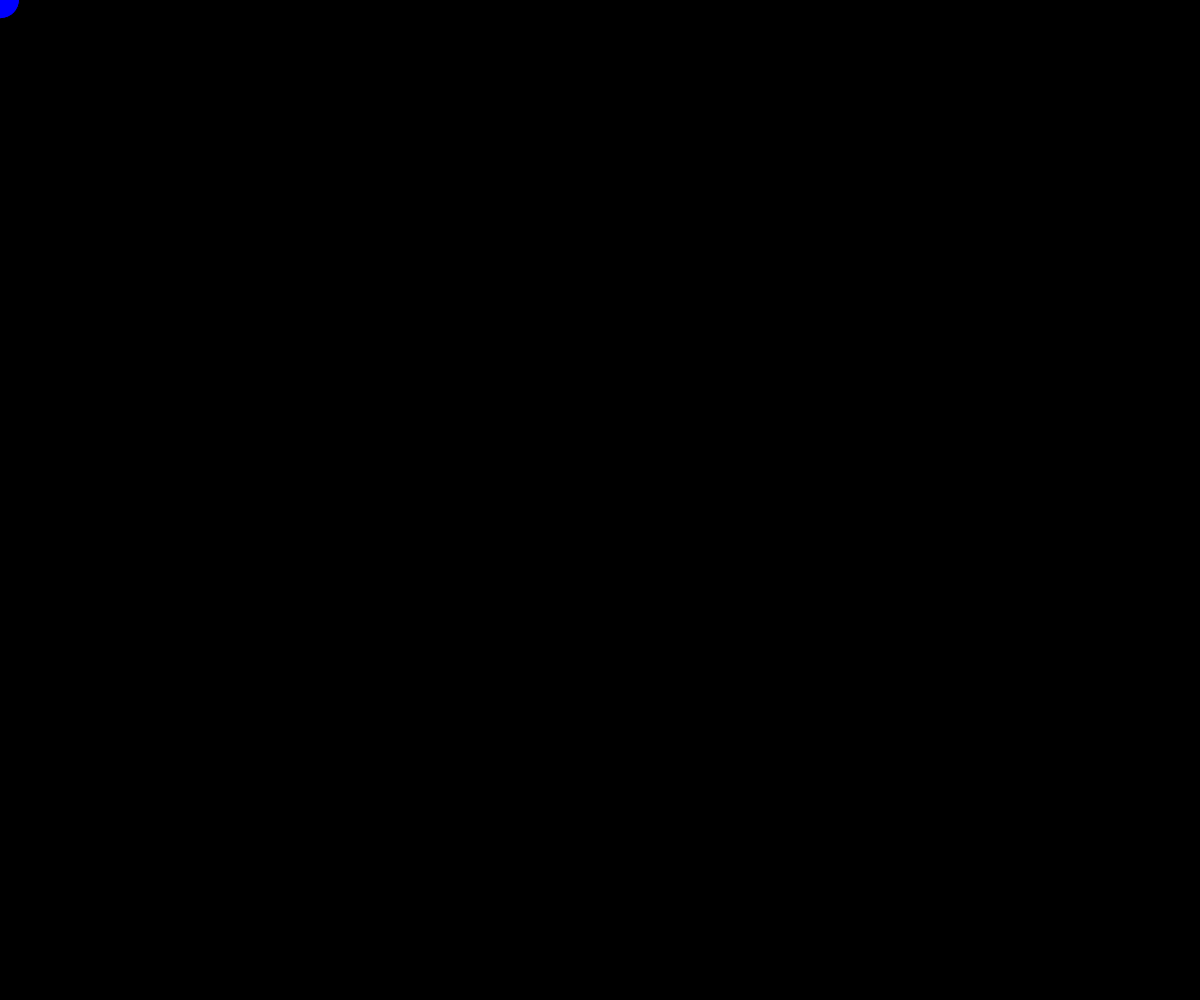
Frame 1 (no input)
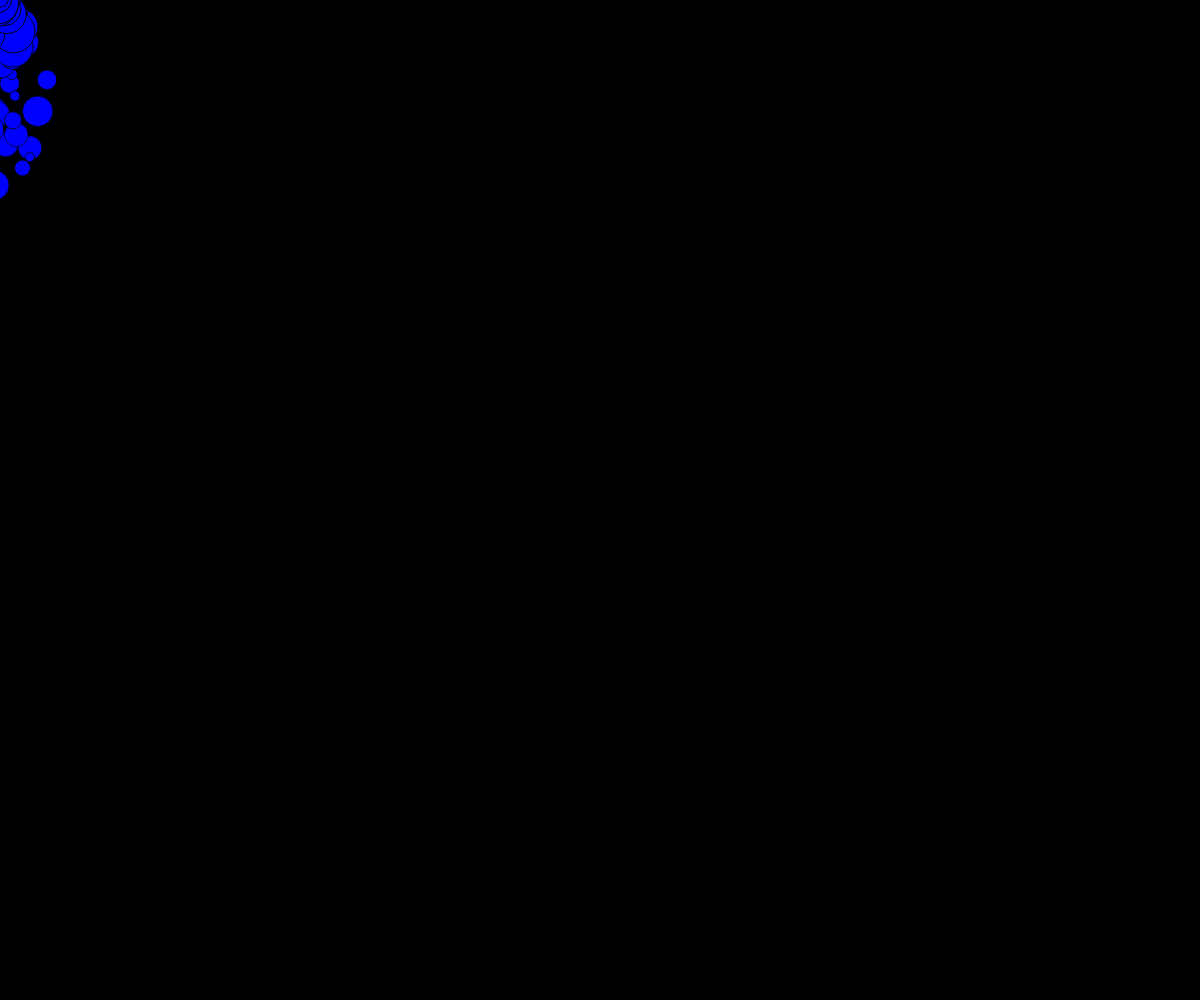
Frame 60 (no input)
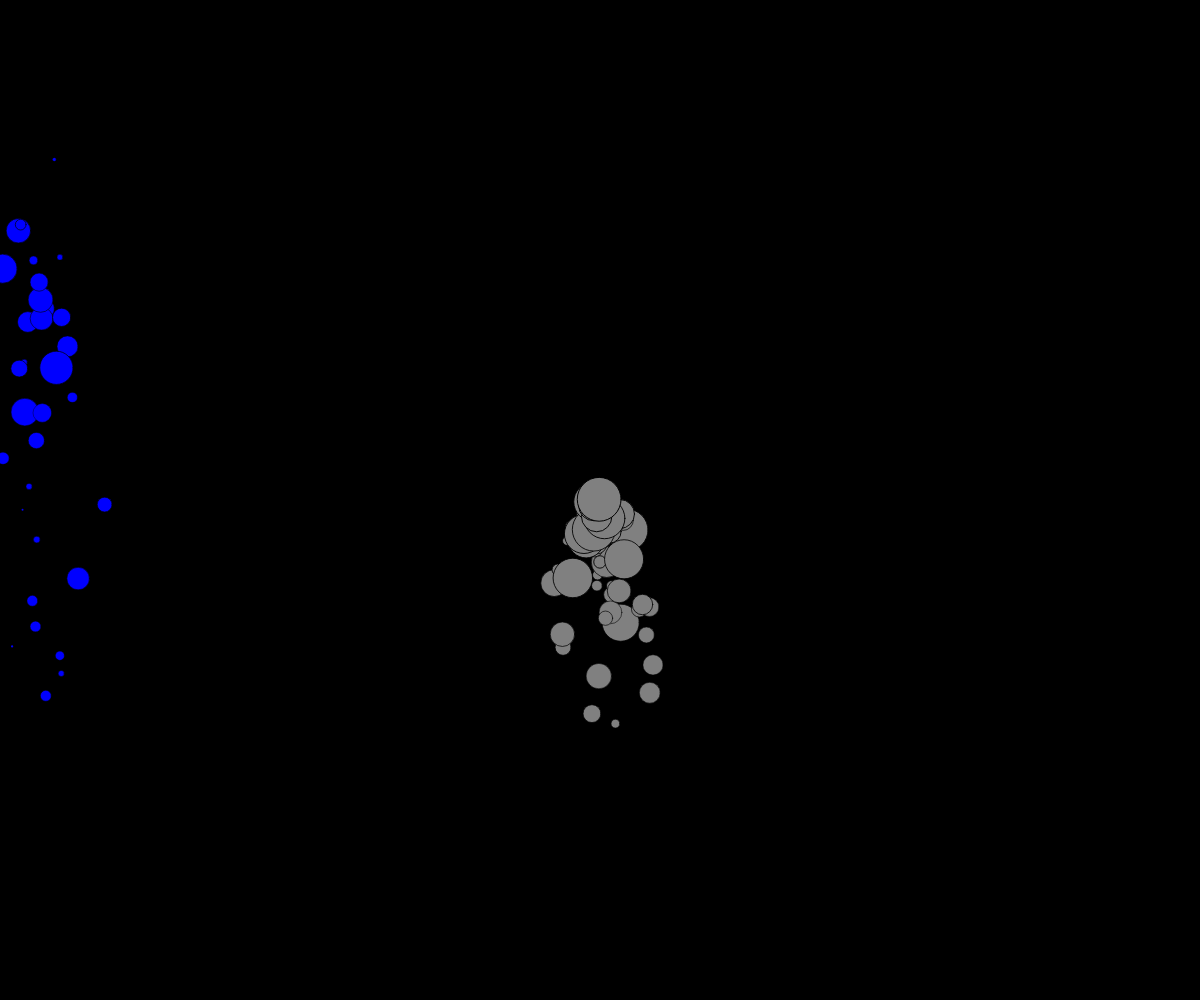
Frame 120 (the mouse pressed at the canvas centre since frame 60)

The p5.js sketch that drew these frames (run headless with seeded random() and noise() and a simulated clock; from frame 60 on, the mouse is pressed at the canvas centre):

// p5.js sketch
// ── sketch.js
// Project Title
// Your Name
// Date
//
// Extra for Experts:
// - describe what you did to take this project "above and beyond"
let pArray = [];

function setup() {
  createCanvas(windowWidth, windowHeight);
}

function draw() {
  background(0);
  pArray.push(new Particle(mouseX, mouseY));
  for (let i = 0; i < pArray.length; i++){
    pArray[i].move();
    pArray[i].display();  
    if (pArray[i].isAlive() === false){
      pArray.splice(i,1);
      i--;  
    }
  }
}

function mouseClicked(){
  
}

class Particle{
  constructor(x_, y_){
    this.x = x_;
    this.y = y_;
    this.c = color(map(x_,0,width, 0, 255),map(y_, 0 , height, 0, 255),map(x_, 0 ,width,255,0));
    this.size = random(10,50);
    this.ySpeed = random(-1,1);
    this.xSpeed = random(-1,1);
    this.lifetime = int(random(80,300));
    this.grav = 0.1;
    this.maxLifeTime = this.lifetime;
  }
  floorCollision(){
    if (this.y > height){
      this.y = height;
      this.ySpeed *= -1;
    }
  }
  move(){
    this.lifetime -= 1;
    this.ySpeed += this.grav;
    this.x += this.xSpeed;
    this.y += this.ySpeed;
    this.floorCollision();
  }

  isAlive(){
    if (this.lifetime > 0) return true;
    else return false;
  }

  display(){
    ellipseMode(CENTER);
    fill(this.c);
    push();
    translate(this.x, this.y);
    scale(map(this.lifetime,0,this.maxLifeTime,0, 1));
    ellipse(0,0,this.size,this.size);
    pop();
  }

}
